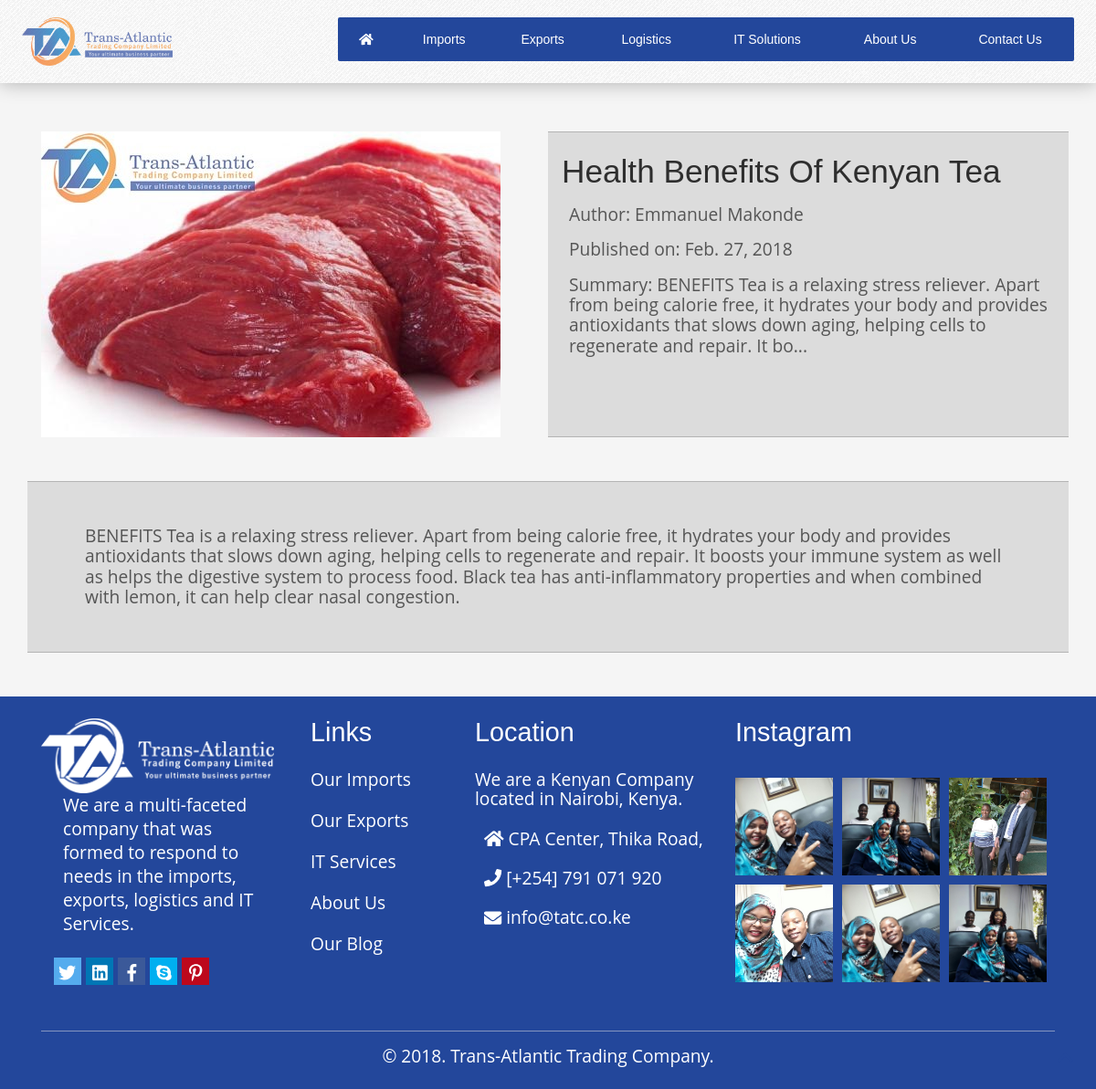
/articles/health-benefits-of-kenyan-tea/, run on the app's committed database.
### articles/models.py (models this page shows, shortened)
class Article(models.Model):
    title = models.CharField(max_length=100)
    slug = models.SlugField()
    body = models.TextField()
    date = models.DateField(auto_now_add=True)
    thumb = models.ImageField(default='default.png', blank=True)
    author = models.CharField(max_length=100, default='Emmanuel Makonde')
    def snippet(self):
        return self.body[:200] + "..."

### articles/views.py (the view)
# urls.py: url(r'^(?P<slug>[\w-]+)/$', views.article_detail, name='detail'),
def article_detail(request, slug):
    article = Article.objects.get(slug=slug)
    return render(request, 'articles/article_detail.html', {'article': article })

### articles/templates/articles/article_detail.html (shortened to what this page needs)
{% extends 'home/base.html' %}
{% load static %}
{% block nav %}{% include 'home/navbar.html' %}{% endblock nav %}
{% block content %}
<div class="container mt-5 mb-5 pt-5">
    <div class="article-detail mt-5">
        <div class="article">
            <div class="row">
                <div class="col-md-6">
                    <img class="img-fluid" src="{{ article.thumb.url }}" alt="">
                </div>
                <div class="col-md-6 pt-4 bordered">
                    <div class="pb-2">
                        <h2>{{ article.title }}</h2>
                    </div>
                    <div class="p-2">
                        <p>Author: {{ article.author }}</p>
                    </div>
                    <div class="p-2">
                        <p>Published on: {{ article.date }}</p>
                    </div>
                    <div class="p-2">
                        <p>Summary: {{ article.snippet }}</p>
                    </div>
                </div>
            </div>
            <div class="row">
                <div class="col-md-12 mt-5 bordered">
                    <div class="p-5">
                        <p>{{ article.body }}</p>
                    </div>
                </div>
            </div>
        </div>
    </div>
</div>
{% endblock content %}
{% block footer %}{% include 'home/footer.html' %}{% endblock footer %}

### home/static/home/css/nav/demo.css (style rules this page uses)
body { background-color: #f5f5f5; margin: 0px; padding: 0px; font-family: Arial, Helvetica, sans-serif; }
* { -webkit-box-sizing: border-box; -moz-box-sizing: border-box; box-sizing: border-box; text-decoration: none; -webkit-font-smoothing: antialiased; }

### home/static/home/css/hero.css (style rules this page uses)
* { box-sizing: border-box; }
body { margin: 0; font-family: 'Segoe UI', Tahoma, Geneva, Verdana, sans-serif; font-size: 1rem; font-weight: normal; line-height: 1.5; color: #333; overflow-x: hidden; }
.container { margin: auto; }

### home/static/home/css/preloader.css (style rules this page uses)
body { width: 100%; overflow-x: hidden; }

### data on the page
Article: thumb (picture), title "Health Benefits Of Kenyan Tea", author "Emmanuel Makonde", date "Feb. 27, 2018", snippet "BENEFITS Tea is a relaxing stress reliever. Apart from being calorie free, it hydrates your body and provides antioxidants that slows down aging, helping cells to regenerate and repair. It bo...", body "BENEFITS Tea is a relaxing stress reliever. Apart from being calorie free, it hydrates your body and provides antioxidants that slows down aging, helping cells to regenerate and repair. It boosts your immune system as well as helps the digestive system to process food. Black tea has anti-inflammatory properties and when combined with lemon, it can help clear nasal congestion."
